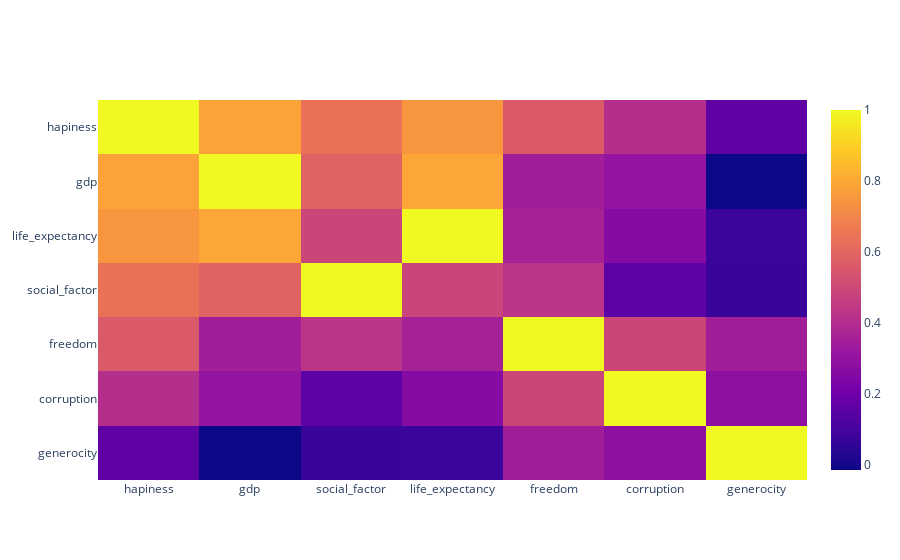

Source (notebook cell):
### Code cell
corr_df = data.corr()
corr_df = corr_df.sort_values(by="hapiness")
fig = go.Figure(data=go.Heatmap(
                   z=corr_df.values,
                   x=corr_df.columns,
                   y=corr_df.index,
                   hoverongaps = False))
fig.update_layout(
height=700,
    
)

fig.show()

### Figure 1 — Plotly figure (JSON) as saved in the notebook; plotly's stock layout.template omitted (floating-point values rounded to 4 significant figures)
{"data": [{"hoverongaps": false, "type": "heatmap", "x": ["hapiness", "gdp", "social_factor", "life_expectancy", "freedom", "corruption", "generocity"], "y": ["generocity", "corruption", "freedom", "social_factor", "life_expectancy", "gdp", "hapiness"], "z": [[0.1636, -0.01417, 0.07177, 0.07733, 0.3434, 0.2874, 1], [0.4063, 0.3019, 0.1586, 0.2629, 0.4904, 1, 0.2874], [0.5604, 0.345, 0.4254, 0.3596, 1, 0.4904, 0.3434], [0.6365, 0.5854, 1, 0.4864, 0.4254, 0.1586, 0.07177], [0.748, 0.7922, 0.4864, 1, 0.3596, 0.2629, 0.07733], [0.7854, 1, 0.5854, 0.7922, 0.345, 0.3019, -0.01417], [1, 0.7854, 0.6365, 0.748, 0.5604, 0.4063, 0.1636]]}], "layout": {"autosize": true, "dragmode": "pan", "xaxis": {"autorange": true, "range": [-0.5, 6.5], "type": "category"}, "yaxis": {"autorange": true, "range": [-0.5, 6.5], "type": "category"}}}
